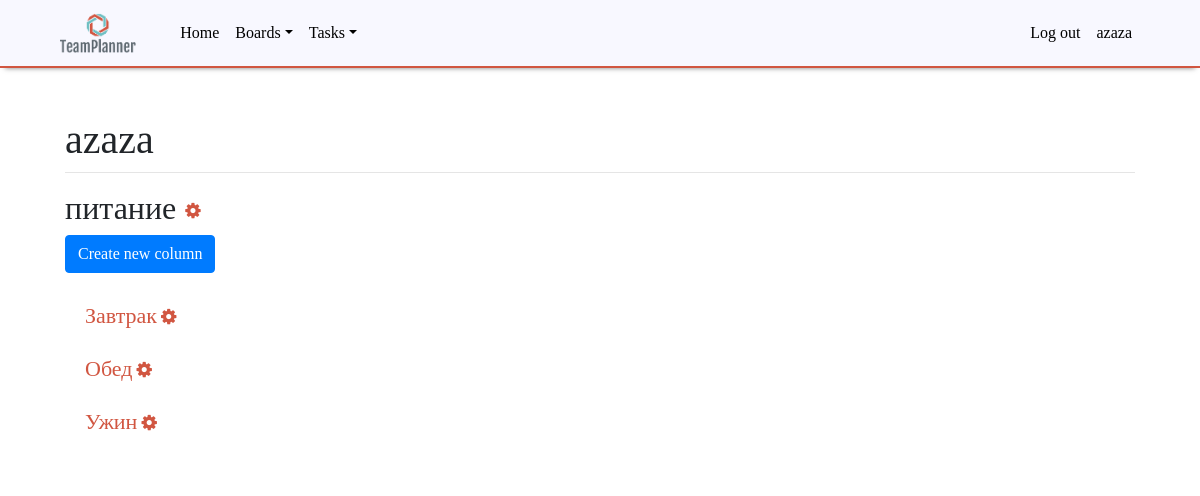
Screenshot of /boards/17/ (signed in) with the database file from the repository.
### mysite/apps/boards/models.py (models this page shows, shortened)
class Board(models.Model):
    user = models.ForeignKey(User, on_delete=models.CASCADE, related_name="board", null=True)
    board_title = models.CharField('Name of title', max_length=200)
    pub_date = models.DateTimeField("Date of publication")
    class Meta:
        verbose_name = 'Доска'
        verbose_name_plural = 'Доски'

### mysite/apps/columns/models.py (models this page shows, shortened)
class Column(models.Model):
    board = models.ForeignKey(Board, on_delete=models.CASCADE, related_name="column", null=True)
    column_title = models.CharField('Name of title', max_length=200)
    class Meta:
        verbose_name = 'Колонка'
        verbose_name_plural = 'Колонки'

### mysite/apps/boards/views.py (the view)
# urls.py: path('<int:board_id>/', views.detail, name='detail'),
def detail(request, board_id):
    if request.user.is_authenticated:
        a = Board.objects.get(id=board_id)
        if a in request.user.board.all():
            columns_list = Column.objects.filter(board=board_id)
            task_list = Task.objects.all()
            return render(request, 'boards/detail.html',
                          {'board': a, 'columns_list': columns_list, 'task_list': task_list})
        else:
            return render(request, "account_pages/warning.html")
    else:
        return redirect("/login")

### mysite/apps/tasks/models.py (called while the page is built)
    def __str__(self):
        return self.title

### mysite/templates/boards/detail.html (shortened to what this page needs)
{% extends "../account_pages/base.html" %}
{% block content %}
    <h2>
        {{board.board_title}}
        <div class="dropdown show" style="display: inline-block;">
            <a class="btn btn-link settings-link" href="#" role="button" id="dropdownSettingsBoard" data-toggle="dropdown" aria-expanded="false">
                <i class="fa fa-cog" aria-hidden="true"></i>
            </a>
        </div>
    </h2>
    <p>
        <a class="btn btn-primary" href="/columns/create_column/{{board.id}}">Create new column</a>
    </p>
    {% for column in board.column.all %}
        <div class="column-block">
            <div class="column-title-block" data-toggle="collapse" aria-expanded="false" data-target="#multiCollapse{{column.id}}">
                <a class="column-title" href="#">{{column.column_title}}</a>
                <div class="dropdown show" style="display: inline-block;">
                    <a class="settings-link" href="#" role="button" id="dropdownSettingsColumn" data-toggle="dropdown" aria-expanded="false">
                        <i class="fa fa-cog" aria-hidden="true"></i>
                    </a>
                </div>
            </div>
        </div>
    {% endfor %}
    {% load static %}
{% endblock %}

### mysite/templates/account_pages/base.html (shortened to what this page needs)
<!DOCTYPE html>
<html lang="en">
	<head>
		<link rel="stylesheet" href="https://stackpath.bootstrapcdn.com/bootstrap/4.3.1/css/bootstrap.min.css">
		{% load static %}
		<link rel="stylesheet" type="text/css" href="{% static 'css/main.css' %}">
		<link rel="stylesheet" href="https://cdnjs.cloudflare.com/ajax/libs/font-awesome/4.7.0/css/font-awesome.min.css">
	</head>
	<body>
		<header>
			<nav class="navbar navbar-expand-sm" id="menuheader">
				<a class="navbar-brand" href="#">
					<img src="{% static 'img/logo.png' %}" alt="Logo" class="logo">
				</a>
				<div class="collapse navbar-collapse" id="navbarNav">
					<ul class="navbar-nav mr-auto">
						<li class="nav-item">
							<a class="nav-link" href="/">Home</a>
						</li>
						{% if user.is_authenticated %}
							<li class="nav-item dropdown">
							<a class="nav-link dropdown-toggle" href="#" id="navbarDropBoards" data-toggle="dropdown">Boards</a>
						</li>
						{% endif %}
							<li class="nav-item dropdown">
								<a class="nav-link dropdown-toggle" href="#" id="navbarDropTasks" data-toggle="dropdown">Tasks</a>
							</li>
					</ul>
					<ul class="navbar-nav">
						{% if user.is_authenticated %}
								<li class="nav-item">
									<a class="nav-link" href="/logout">Log out</a>
								</li>
								<li class="nav-item">
									<a class="nav-link" href="/">{{user.username}}</a>
								</li>
						{% endif %}
					</ul>
				</div>
			</nav>
		</header>
		<div class="container">
			<div id="content" name="content" class="main">
				{% if user.is_authenticated %}
					<h1 class="mt-2">{{user.username}}</h1>
					<hr class="mt-0">
				{% endif %}
				{% block content %}{% endblock %}
			</div>
		</div>
	</body>
</html>

### mysite/static/css/main.css (style rules this page uses)
body { background-size: cover; background: url('../img/back.jpg') no-repeat fixed; font-family: Fira Sans; }
.logo { height: 40px; margin-right: 20px }
header { margin-bottom: 20px; }
#content { background: white; border-radius: 5px; padding: 20px; }
#menuheader { font-family: OfficinaSans; padding-left: 60px; padding-right: 60px; border-bottom: 2px solid #D15641; box-shadow: 0 5px 5px -5px rgba(0, 0, 0, .5); opacity: 0.9; background: ghostwhite; }
#menuheader .nav-link { color: black }
.settings-link { font-size: 18px; padding: 0; color: #D15641; }
.column-title { color: #D15641; font-size: 22px; font-weight: 500; font-family: OfficinaSans; }
.column-title-block { cursor: pointer; padding: 10px 20px; }

### rows the page displays
Board: board_title "питание"
Column: column_title "Завтрак"
Column: column_title "Обед"
Column: column_title "Ужин"

### other values shown
{{ user.username }} "azaza"
